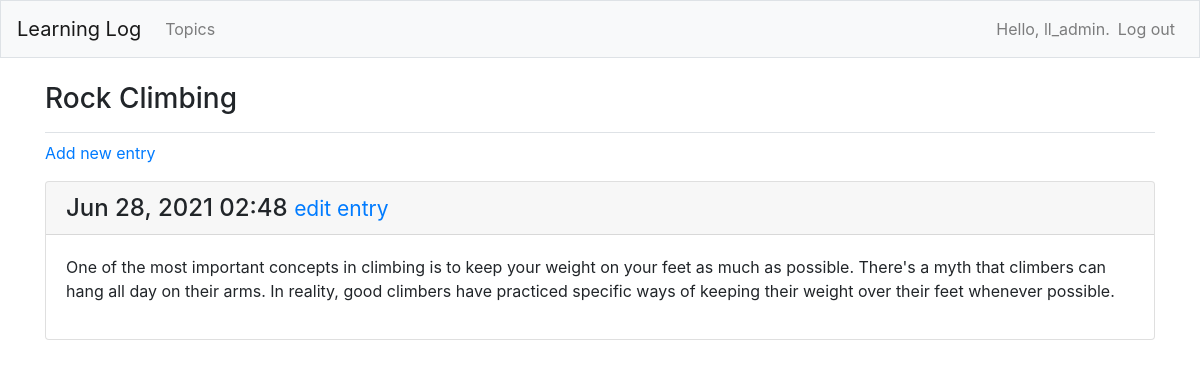
The app's page /topics/2/ (signed in), older data.
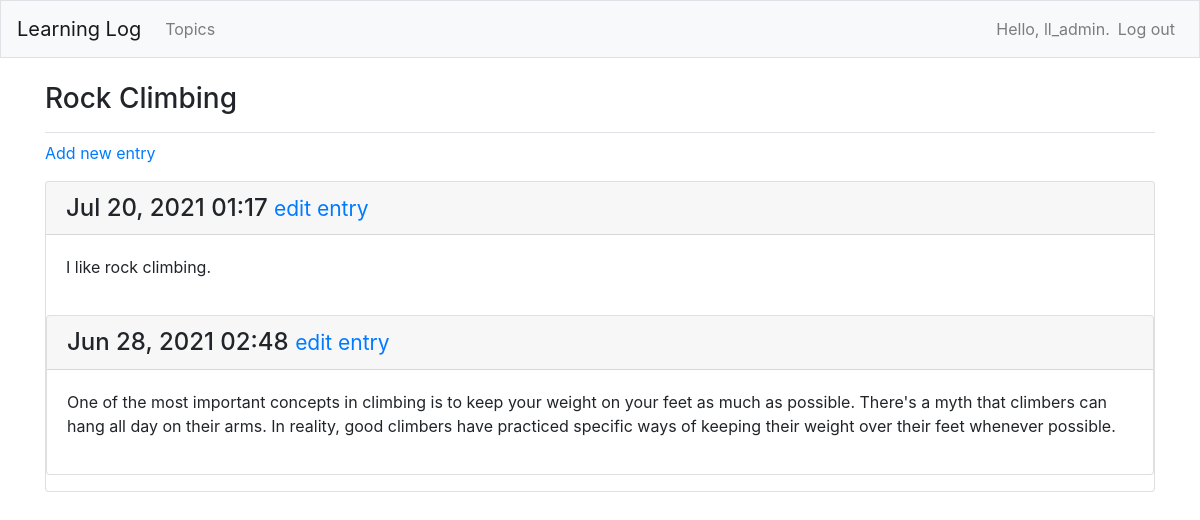
The same page, newer data.
### learning_logs/models.py (models this page shows, shortened)
class Entry(models.Model):
    topic = models.ForeignKey(Topic, on_delete=models.CASCADE)
    text = models.TextField()
    date_added = models.DateTimeField(auto_now_add=True)
    class Meta:
        verbose_name_plural = 'entries'

### learning_logs/views.py (the view)
# urls.py: path('topics/<int:topic_id>/', views.topic, name='topic'),
@login_required
def topic(request, topic_id):
    topic = get_object_or_404(Topic, id=topic_id)
    if check_topic_owner(topic, request) == False:
        raise Http404
    entries = topic.entry_set.order_by('-date_added')
    context = {'topic': topic, 'entries': entries}
    return render(request, 'learning_logs/topic.html', context)

### learning_logs/models.py (called while the page is built)
    def __str__(self):
        return self.text

### learning_logs/views.py (called while the page is built)
def check_topic_owner(topic, request):
    if topic.owner == request.user:
        return True
    else:
        return False

### learning_logs/templates/learning_logs/topic.html
  {% extends 'learning_logs/base.html' %}
  {% block page_header %}
    <h3>{{ topic }}</h3>
  {% endblock page_header %}
  {% block content %}
    <p>
      <a href="{% url 'learning_logs:new_entry' topic.id %}">Add new entry</a>
    </p>
    {% for entry in entries %}
      <div class="card mb-3">
        <h4 class="card-header">
          {{ entry.date_added|date:'M d, Y H:i' }}
          <small><a href="{% url 'learning_logs:edit_entry' entry.id %}">edit entry</a></small>
        </h4>
        <div class="card-body">
          {{ entry.text|linebreaks }}
        </div>
    {% empty %}
      <p>There are no entries for this topic yet.</p>
    {% endfor %}
  {% endblock content %}

Row changes from the older to the newer data that the page shows:
added Entry: date_added "Jul 20, 2021 01:17", text "I like rock climbing."
